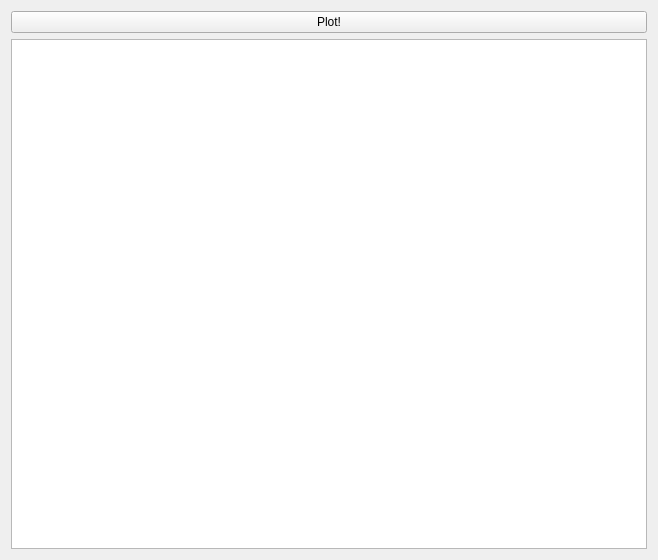
<?xml version="1.0" encoding="UTF-8"?>
<ui version="4.0">
 <class>Form</class>
 <widget class="QWidget" name="Form">
  <property name="geometry">
   <rect>
    <x>0</x>
    <y>0</y>
    <width>658</width>
    <height>560</height>
   </rect>
  </property>
  <property name="windowTitle">
   <string>Form</string>
  </property>
  <layout class="QGridLayout" name="gridLayout">
   <item row="0" column="0">
    <widget class="QPushButton" name="plotBtn">
     <property name="text">
      <string>Plot!</string>
     </property>
    </widget>
   </item>
   <item row="1" column="0">
    <widget class="PlotWidget" name="plot"/>
   </item>
  </layout>
 </widget>
 <customwidgets>
  <customwidget>
   <class>PlotWidget</class>
   <extends>QGraphicsView</extends>
   <header>pyqtgraph</header>
  </customwidget>
 </customwidgets>
 <resources/>
 <connections/>
</ui>
